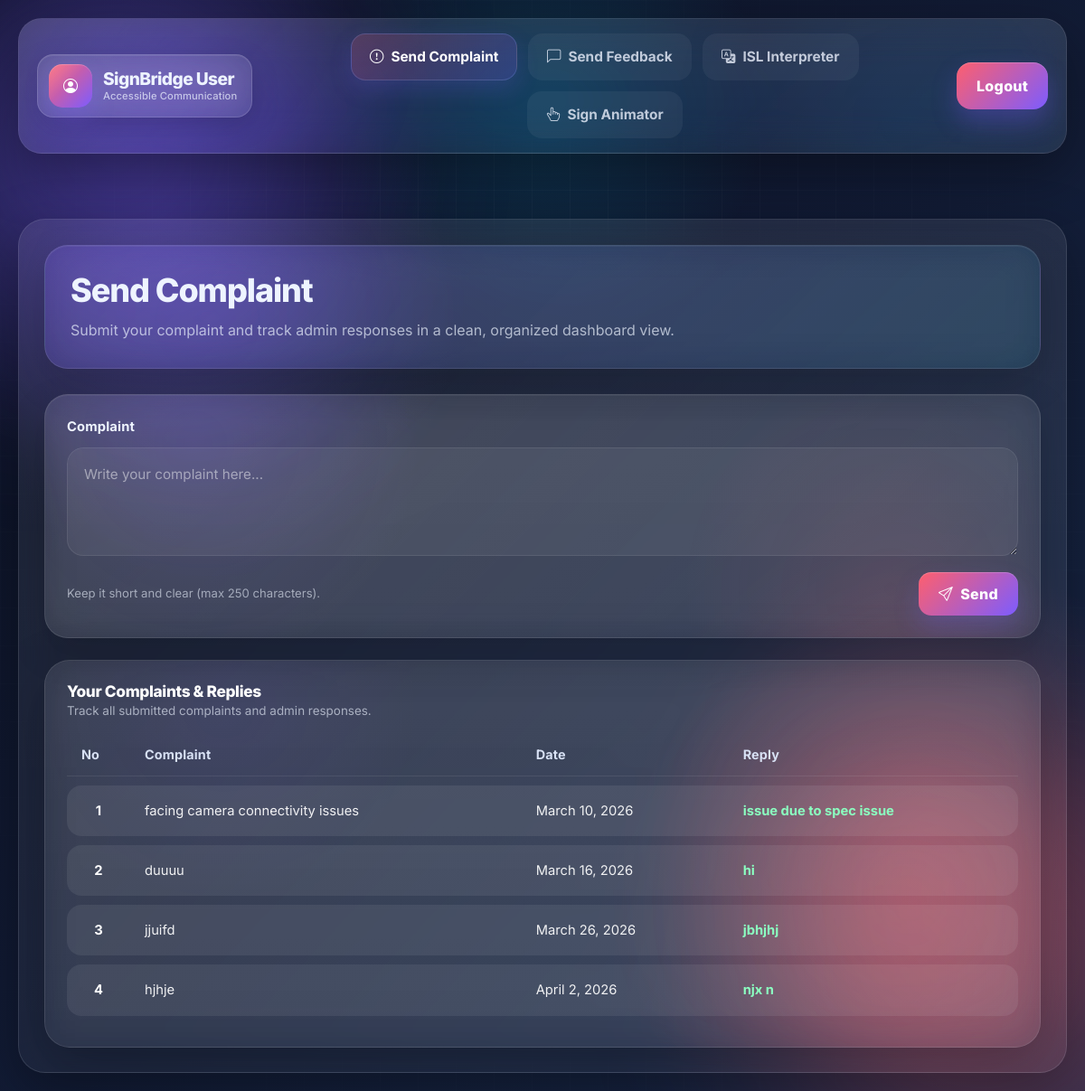
/sendcomplaints (signed in), run on the app's committed database.
### signlang_app/models.py (models this page shows)
class ComplaintTable(models.Model):
    complaint=models.CharField(max_length=100, blank=True, null=True)
    reply=models.CharField(max_length=100, blank=True, null=True)
    date=models.DateField(auto_now_add=True, blank=True, null=True)
    USERID=models.ForeignKey(UserTable,on_delete=models.CASCADE,null=True,blank=True)

### signlang_app/views.py (the view, shortened to what this page needs)
# urls.py: path('sendcomplaints',sendcomplaints.as_view(),name='sendcomplaints'),
class sendcomplaints(View):
    def get(self, request):
        c=ComplaintTable.objects.filter(USERID__LOGINID_id=request.session['userid'])
        return render(request,'user/send_complaint.html',{'complaint':c})

### templates/user/send_complaint.html (shortened to what this page needs)
{% extends "user/user_home.html" %}
{% block page_heading %}Send Complaint{% endblock %}
{% block page_subtitle %}Submit your complaint and track admin responses in a clean, organized dashboard view.{% endblock %}
{% block body %}
<div class="complaints-wrapper">
    <div class="form-card animate-in delay-3">
        <div class="form-card-content">
            <form method="post" action="/sendcomplaints">
                <label for="complaint">Complaint</label>
                <div class="textarea-wrapper">
                    <textarea id="complaint" name="complaint" maxlength="250" placeholder="Write your complaint here..."></textarea>
                </div>
                <div class="helper-row">
                    <div class="helper-text">Keep it short and clear (max 250 characters).</div>
                    <div class="send-area">
                        <button type="submit" class="btn-send">
                            <i class="bi bi-send"></i>
                            <span>Send</span>
                        </button>
                    </div>
                </div>
            </form>
        </div>
    </div>
    <div class="table-card animate-in delay-4">
        <div class="table-card-content">
            <div class="table-head">
                <div>
                    <h5 class="table-title">Your Complaints & Replies</h5>
                    <div class="table-sub">Track all submitted complaints and admin responses.</div>
                </div>
            </div>
            <div class="table-wrap">
                <table class="custom-table">
                    <thead>
                        <tr>
                            <th>No</th>
                            <th>Complaint</th>
                            <th>Date</th>
                            <th>Reply</th>
                        </tr>
                    </thead>
                    <tbody>
                        {% for i in complaint %}
                        <tr>
                            <td>{{ forloop.counter }}</td>
                            <td class="complaint-text">{{ i.complaint }}</td>
                            <td class="date-text">{{ i.date }}</td>
                            <td>
                                {% if i.reply %}
                                <span class="reply-text">{{ i.reply }}</span>
                                {% else %}
                                <span class="pending">Pending</span>
                                {% endif %}
                            </td>
                        </tr>
                        {% empty %}
                        <tr>
                            <td colspan="4" class="empty-state">No complaints submitted yet.</td>
                        </tr>
                        {% endfor %}
                    </tbody>
                </table>
            </div>
        </div>
    </div>
</div>
{% endblock %}

### templates/user/user_home.html (style rules this page uses)
:root { --bg-1: #0b1020; --bg-2: #111a33; --bg-3: #182847; --text: #eef4ff; --muted: rgba(238, 244, 255, 0.68); --border: rgba(255, 255, 255, 0.12); --accent-1: #ff5f6d; --accent-2: #7c5cff; --accent-3: #00d4ff; --glass: rgba(255, 255, 255, .08); --glass-2: rgba(255, 255, 255, .05); --shadow: 0 20px 60px rgba(0, 0, 0, .35); --primary-gradient: linear-gradient(135deg, #ff5f6d, #7c5cff); --soft-gradient: linear-gradient(135deg, rgba(255, 95, 109, .18), rgba(124, 92, 255, .22)); }
* { box-sizing: border-box; }
html, body { min-height: 100%; width: 100%; scroll-behavior: smooth; }
body { margin: 0; font-family: 'Inter', sans-serif; color: var(--text); background: radial-gradient(circle at 15% 20%, rgba(124, 92, 255, .22), transparent 22%), radial-gradient(circle at 85% 75%, rgba(255, 95, 109, .22), transparent 22%), radial-gradient(circle at 50% 10%, rgba(0, 212, 255, .14), transparent 20%), linear-gradient(135deg, var(--bg-1), var(--bg-2) 45%, var(--bg-3)); overflow-x: hidden; position: relative; }
.animate-in { opacity: 0; animation: fadeSlideUp 0.7s cubic-bezier(0.22, 1, 0.36, 1) forwards; will-change: transform, opacity, filter; }
.delay-3 { animation-delay: 0.18s; }
.delay-4 { animation-delay: 0.24s; }

### data on the page
ComplaintTable: complaint "facing camera connectivity issues", date "March 10, 2026", reply "issue due to spec issue"
ComplaintTable: complaint "duuuu", date "March 16, 2026", reply "hi"
ComplaintTable: complaint "jjuifd", date "March 26, 2026", reply "jbhjhj"
ComplaintTable: complaint "hjhje", date "April 2, 2026", reply "njx n"
